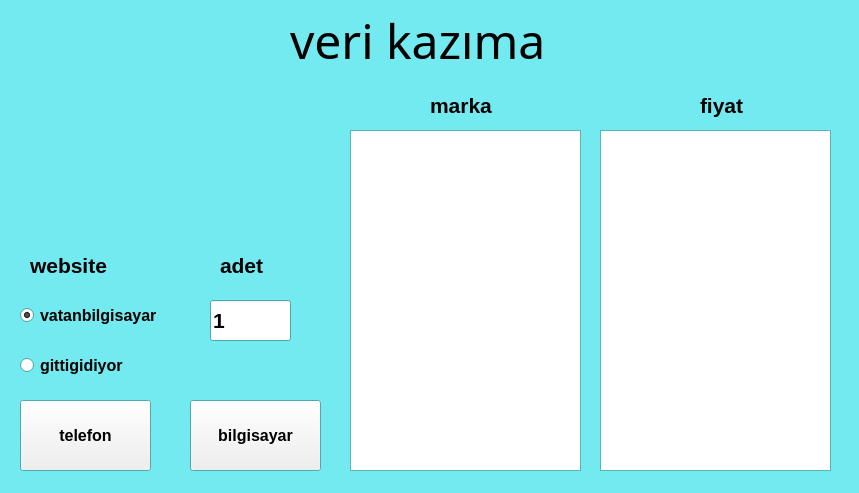
<?xml version="1.0" encoding="UTF-8"?>
<ui version="4.0">
 <class>MainWindow</class>
 <widget class="QMainWindow" name="MainWindow">
  <property name="enabled">
   <bool>true</bool>
  </property>
  <property name="geometry">
   <rect>
    <x>0</x>
    <y>0</y>
    <width>859</width>
    <height>493</height>
   </rect>
  </property>
  <property name="palette">
   <palette>
    <active>
     <colorrole role="Base">
      <brush brushstyle="SolidPattern">
       <color alpha="255">
        <red>255</red>
        <green>255</green>
        <blue>255</blue>
       </color>
      </brush>
     </colorrole>
     <colorrole role="Window">
      <brush brushstyle="SolidPattern">
       <color alpha="255">
        <red>114</red>
        <green>234</green>
        <blue>240</blue>
       </color>
      </brush>
     </colorrole>
    </active>
    <inactive>
     <colorrole role="Base">
      <brush brushstyle="SolidPattern">
       <color alpha="255">
        <red>255</red>
        <green>255</green>
        <blue>255</blue>
       </color>
      </brush>
     </colorrole>
     <colorrole role="Window">
      <brush brushstyle="SolidPattern">
       <color alpha="255">
        <red>114</red>
        <green>234</green>
        <blue>240</blue>
       </color>
      </brush>
     </colorrole>
    </inactive>
    <disabled>
     <colorrole role="Base">
      <brush brushstyle="SolidPattern">
       <color alpha="255">
        <red>114</red>
        <green>234</green>
        <blue>240</blue>
       </color>
      </brush>
     </colorrole>
     <colorrole role="Window">
      <brush brushstyle="SolidPattern">
       <color alpha="255">
        <red>114</red>
        <green>234</green>
        <blue>240</blue>
       </color>
      </brush>
     </colorrole>
    </disabled>
   </palette>
  </property>
  <property name="font">
   <font>
    <pointsize>12</pointsize>
    <weight>75</weight>
    <italic>false</italic>
    <bold>true</bold>
    <underline>false</underline>
    <strikeout>false</strikeout>
    <kerning>true</kerning>
   </font>
  </property>
  <property name="cursor">
   <cursorShape>ArrowCursor</cursorShape>
  </property>
  <property name="windowTitle">
   <string>MainWindow</string>
  </property>
  <widget class="QWidget" name="centralwidget">
   <widget class="QListWidget" name="listWidget">
    <property name="geometry">
     <rect>
      <x>350</x>
      <y>130</y>
      <width>231</width>
      <height>341</height>
     </rect>
    </property>
    <property name="palette">
     <palette>
      <active>
       <colorrole role="Base">
        <brush brushstyle="SolidPattern">
         <color alpha="255">
          <red>255</red>
          <green>255</green>
          <blue>255</blue>
         </color>
        </brush>
       </colorrole>
      </active>
      <inactive>
       <colorrole role="Base">
        <brush brushstyle="SolidPattern">
         <color alpha="255">
          <red>255</red>
          <green>255</green>
          <blue>255</blue>
         </color>
        </brush>
       </colorrole>
      </inactive>
      <disabled>
       <colorrole role="Base">
        <brush brushstyle="SolidPattern">
         <color alpha="255">
          <red>114</red>
          <green>234</green>
          <blue>240</blue>
         </color>
        </brush>
       </colorrole>
      </disabled>
     </palette>
    </property>
   </widget>
   <widget class="QListWidget" name="listWidget_2">
    <property name="geometry">
     <rect>
      <x>600</x>
      <y>130</y>
      <width>231</width>
      <height>341</height>
     </rect>
    </property>
    <property name="palette">
     <palette>
      <active>
       <colorrole role="Base">
        <brush brushstyle="SolidPattern">
         <color alpha="255">
          <red>255</red>
          <green>255</green>
          <blue>255</blue>
         </color>
        </brush>
       </colorrole>
      </active>
      <inactive>
       <colorrole role="Base">
        <brush brushstyle="SolidPattern">
         <color alpha="255">
          <red>255</red>
          <green>255</green>
          <blue>255</blue>
         </color>
        </brush>
       </colorrole>
      </inactive>
      <disabled>
       <colorrole role="Base">
        <brush brushstyle="SolidPattern">
         <color alpha="255">
          <red>114</red>
          <green>234</green>
          <blue>240</blue>
         </color>
        </brush>
       </colorrole>
      </disabled>
     </palette>
    </property>
   </widget>
   <widget class="QPushButton" name="pushButton">
    <property name="geometry">
     <rect>
      <x>190</x>
      <y>400</y>
      <width>131</width>
      <height>71</height>
     </rect>
    </property>
    <property name="text">
     <string>bilgisayar</string>
    </property>
   </widget>
   <widget class="QLabel" name="label">
    <property name="geometry">
     <rect>
      <x>430</x>
      <y>90</y>
      <width>71</width>
      <height>31</height>
     </rect>
    </property>
    <property name="font">
     <font>
      <pointsize>16</pointsize>
      <weight>75</weight>
      <italic>false</italic>
      <bold>true</bold>
      <underline>false</underline>
      <strikeout>false</strikeout>
      <kerning>true</kerning>
     </font>
    </property>
    <property name="text">
     <string>marka</string>
    </property>
   </widget>
   <widget class="QLabel" name="label_2">
    <property name="geometry">
     <rect>
      <x>700</x>
      <y>90</y>
      <width>51</width>
      <height>31</height>
     </rect>
    </property>
    <property name="font">
     <font>
      <pointsize>16</pointsize>
      <weight>75</weight>
      <italic>false</italic>
      <bold>true</bold>
      <underline>false</underline>
      <strikeout>false</strikeout>
      <kerning>true</kerning>
     </font>
    </property>
    <property name="text">
     <string>fiyat</string>
    </property>
   </widget>
   <widget class="QLabel" name="label_3">
    <property name="geometry">
     <rect>
      <x>290</x>
      <y>0</y>
      <width>351</width>
      <height>81</height>
     </rect>
    </property>
    <property name="font">
     <font>
      <family>Segoe Print</family>
      <pointsize>36</pointsize>
      <weight>50</weight>
      <italic>false</italic>
      <bold>false</bold>
      <underline>false</underline>
      <strikeout>false</strikeout>
      <kerning>true</kerning>
     </font>
    </property>
    <property name="text">
     <string>veri kazıma</string>
    </property>
   </widget>
   <widget class="QLineEdit" name="lineEdit">
    <property name="geometry">
     <rect>
      <x>210</x>
      <y>300</y>
      <width>81</width>
      <height>41</height>
     </rect>
    </property>
    <property name="font">
     <font>
      <pointsize>16</pointsize>
      <weight>75</weight>
      <italic>false</italic>
      <bold>true</bold>
      <underline>false</underline>
      <strikeout>false</strikeout>
      <kerning>true</kerning>
     </font>
    </property>
    <property name="cursor">
     <cursorShape>ArrowCursor</cursorShape>
    </property>
    <property name="text">
     <string>1</string>
    </property>
   </widget>
   <widget class="QLabel" name="label_4">
    <property name="geometry">
     <rect>
      <x>220</x>
      <y>250</y>
      <width>51</width>
      <height>31</height>
     </rect>
    </property>
    <property name="font">
     <font>
      <pointsize>16</pointsize>
      <weight>75</weight>
      <italic>false</italic>
      <bold>true</bold>
      <underline>false</underline>
      <strikeout>false</strikeout>
      <kerning>true</kerning>
     </font>
    </property>
    <property name="text">
     <string>adet</string>
    </property>
   </widget>
   <widget class="QPushButton" name="pushButton_2">
    <property name="geometry">
     <rect>
      <x>20</x>
      <y>400</y>
      <width>131</width>
      <height>71</height>
     </rect>
    </property>
    <property name="text">
     <string>telefon</string>
    </property>
   </widget>
   <widget class="QRadioButton" name="radioButton">
    <property name="enabled">
     <bool>true</bool>
    </property>
    <property name="geometry">
     <rect>
      <x>20</x>
      <y>290</y>
      <width>151</width>
      <height>51</height>
     </rect>
    </property>
    <property name="text">
     <string>vatanbilgisayar</string>
    </property>
    <property name="checkable">
     <bool>true</bool>
    </property>
    <property name="checked">
     <bool>true</bool>
    </property>
   </widget>
   <widget class="QRadioButton" name="radioButton_2">
    <property name="geometry">
     <rect>
      <x>20</x>
      <y>350</y>
      <width>151</width>
      <height>31</height>
     </rect>
    </property>
    <property name="text">
     <string>gittigidiyor</string>
    </property>
   </widget>
   <widget class="QLabel" name="label_5">
    <property name="geometry">
     <rect>
      <x>680</x>
      <y>590</y>
      <width>231</width>
      <height>31</height>
     </rect>
    </property>
    <property name="text">
     <string>PiriBarbaros Software</string>
    </property>
   </widget>
   <widget class="QLabel" name="label_6">
    <property name="geometry">
     <rect>
      <x>30</x>
      <y>250</y>
      <width>91</width>
      <height>31</height>
     </rect>
    </property>
    <property name="font">
     <font>
      <pointsize>16</pointsize>
      <weight>75</weight>
      <italic>false</italic>
      <bold>true</bold>
      <underline>false</underline>
      <strikeout>false</strikeout>
      <kerning>true</kerning>
     </font>
    </property>
    <property name="text">
     <string>website</string>
    </property>
   </widget>
   <widget class="QLabel" name="label_7">
    <property name="geometry">
     <rect>
      <x>40</x>
      <y>10</y>
      <width>225</width>
      <height>225</height>
     </rect>
    </property>
    <property name="text">
     <string/>
    </property>
    <property name="pixmap">
     <pixmap>resim.png</pixmap>
    </property>
   </widget>
  </widget>
 </widget>
 <resources/>
 <connections/>
</ui>
